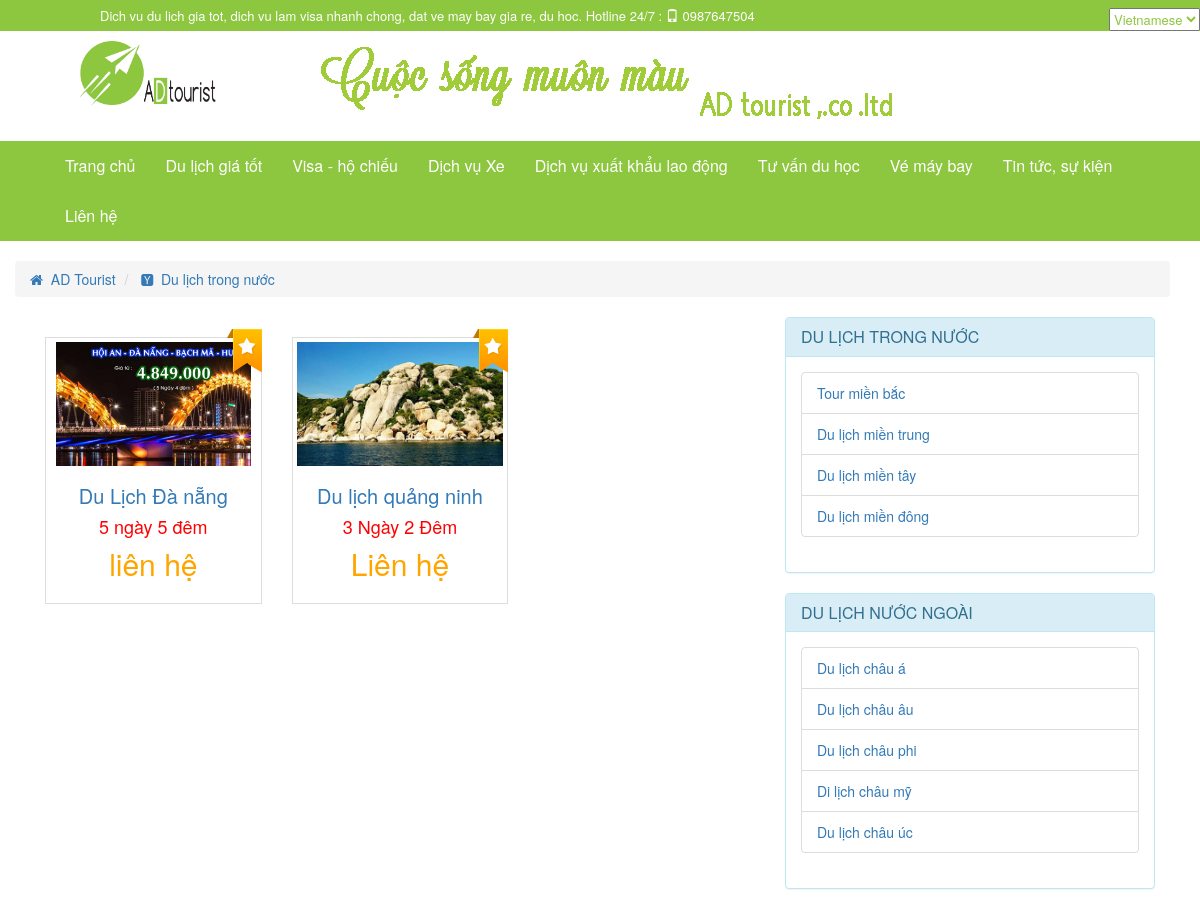
The app's page /index.php?lang=vi&controller=tour&action=country&tour_country_code=1 (upper part), older data.
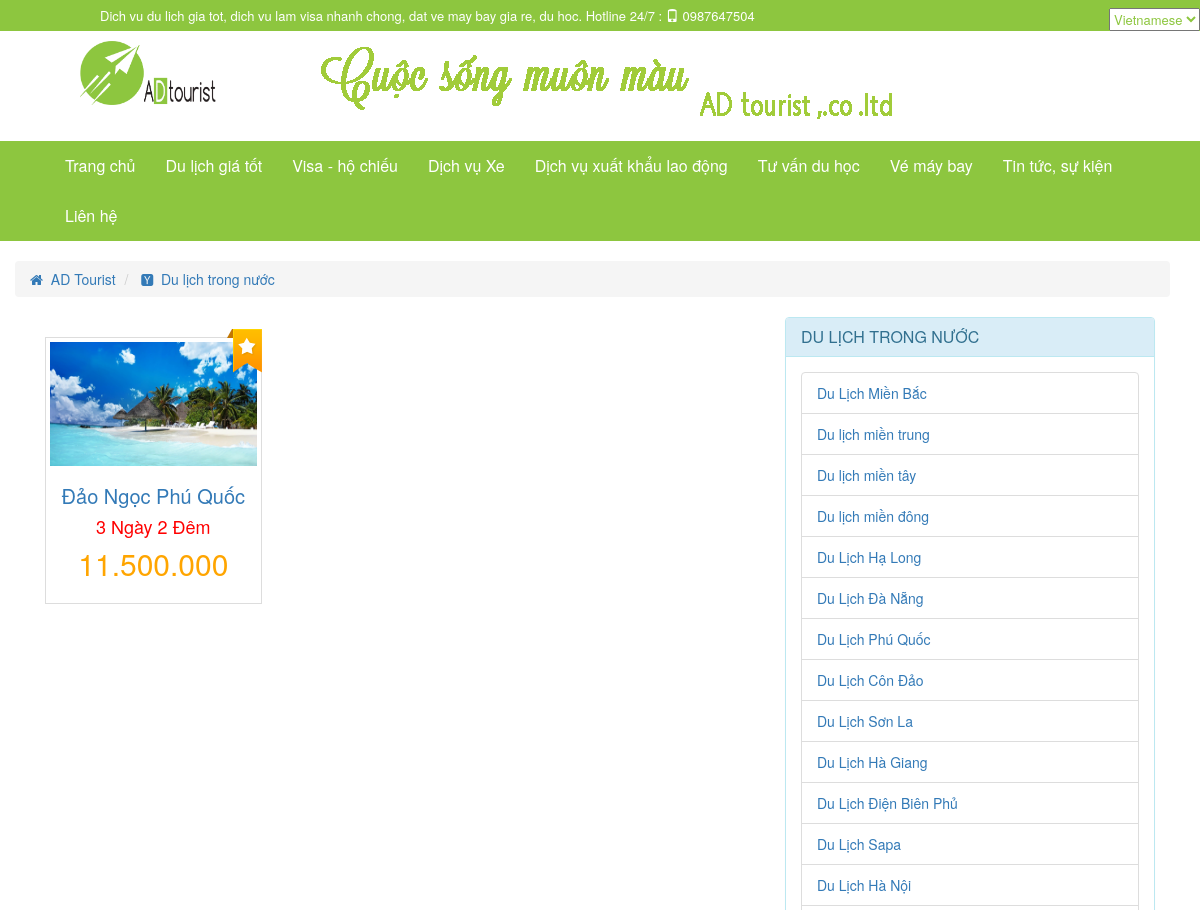
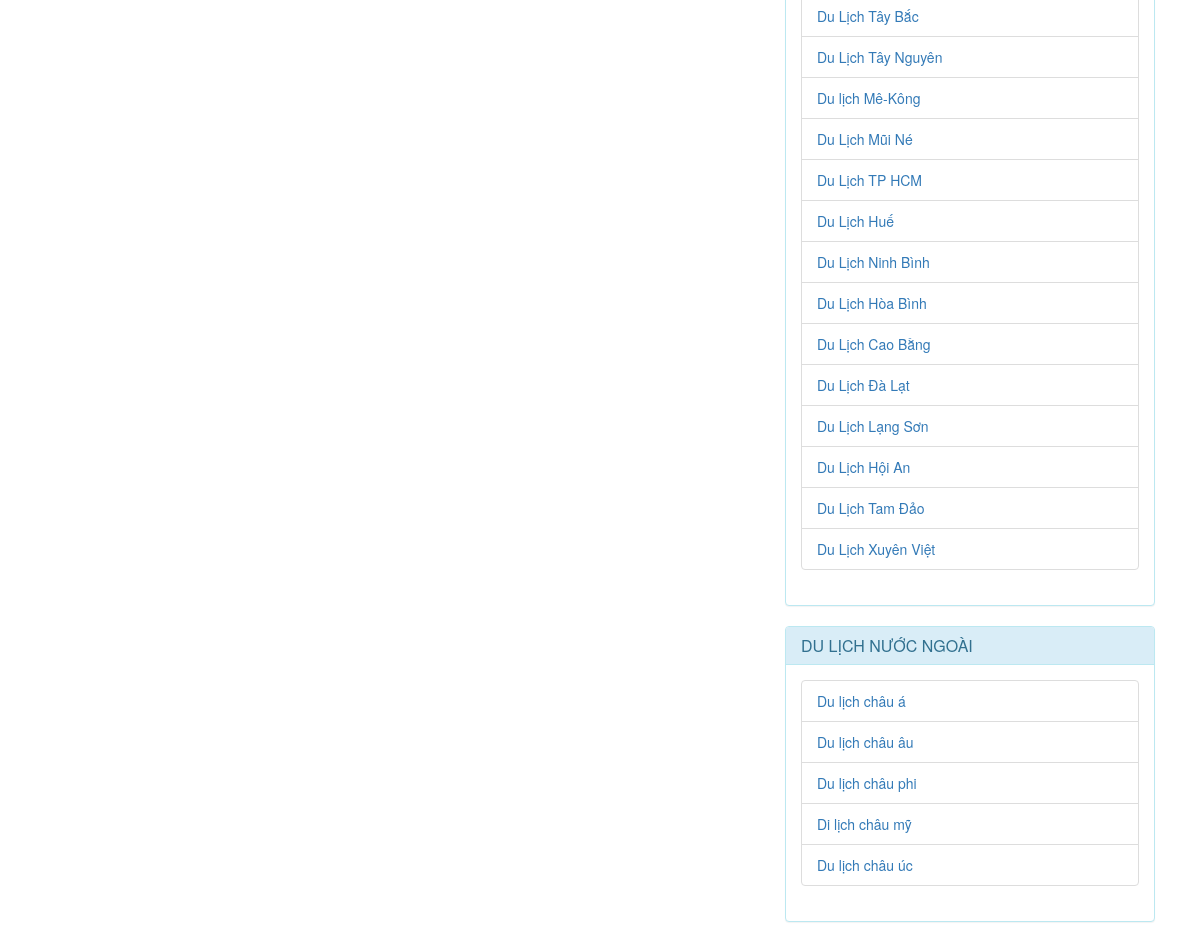
The same page, newer data (2 pictures, top to bottom).
### tables this page shows
CREATE TABLE IF NOT EXISTS `tour_content` (
  `tour_content_code` int(11) NOT NULL AUTO_INCREMENT,
  `tour_region_code` int(11) NOT NULL,
  `title` varchar(255) NOT NULL,
  `time` varchar(20) NOT NULL,
  `total_cost` varchar(255) NOT NULL,
  `content` text,
  `content_cost` text,
  `description` varchar(255) DEFAULT NULL,
  `image` varchar(100) DEFAULT NULL,
  `update_at` datetime NOT NULL,
  `create_at` datetime NOT NULL,
  `tour_country_code` int(11) NOT NULL,
  `possition` text NOT NULL,
  `image_relate` text NOT NULL,
  PRIMARY KEY (`tour_content_code`)
);

CREATE TABLE IF NOT EXISTS `tour_region` (
  `tour_region_code` int(11) NOT NULL AUTO_INCREMENT,
  `tour_region_name` varchar(255) NOT NULL,
  `tour_country_code` int(11) NOT NULL,
  PRIMARY KEY (`tour_region_code`)
);

### library/function.php (called while the page is built, shortened)
<?php
function get_lang(){
	if(isset($_GET['lang']) &&  $_GET['lang'] == 'en'){
		return 'en';
	}
	else return 'vi';
}
?>

### model/database.php (called while the page is built, shortened)
<?php
function get_all($table,$select = '*'){
	$sql = "SELECT $select FROM $table";
	$query = mysql_query($sql) or die(mysql_error());
	$data = array();
	if(mysql_num_rows($query) > 0)
	{
		while($row = mysql_fetch_assoc($query))
			$data[] = $row;
	}
	return $data;
}
function get_a_record($table, $colum, $value, $select = '*'){
	$sql = "SELECT $select FROM $table WHERE $colum = '$value'";
	$query = mysql_query($sql) or die(mysql_error());
	$data = NULL;
	if(mysql_num_rows($query) > 0 )
		$data = mysql_fetch_assoc($query);
	return $data;
}
function get_all_record($table, $colum, $value, $select = '*'){
	$sql = "SELECT $select FROM $table WHERE $colum = '$value'";
	$query = mysql_query($sql) or die(mysql_error());
	$data = array();
	if(mysql_num_rows($query) > 0 )
		while($row = mysql_fetch_assoc($query)){
			$data[] = $row;
		}
	return $data;
}
?>

### view/tour/show_tour.php (the view)
<?php require_once('layout/head.php');?>
<?php require_once('layout/header.php'); ?>
<?php require_once('layout/navigation.php'); ?>
<div class="container">
	<div class="row">
		<?php require_once(BASEPATH.'view/tour/current_position.php'); ?>
	</div>
	<div class="row">
		<div class="col-md-8">
<?php
  foreach($tour as $value):
 ?>
<div class="col-md-4 tour">
    <div class="thumbnail tour_detai2">
      <a  href='index.php?lang=<?php echo $lang ?>&amp;controller=tour&amp;action=tour_detail&amp;tour_content_code=<?php echo $value["tour_content_code"] ?>'><img class="overimg"  src=<?php echo $value['image'] ?> alt="" class="responsive-img" /></a>
            <div class="caption">
                     <h4 class="text-center tour_title">
                        <a href='index.php?lang=<?php echo $lang ?>&amp;controller=tour&amp;action=tour_detail&amp;tour_content_code=<?php echo $value["tour_content_code"] ?>'><?php echo $value['title'] ?></a>
                     </h4>
                     <h4 class="text-center tour_time">
                          <?php echo $value['time'] ?>
                     </h4>
                     <h4 class="text-center tour_cost">
                          <?php echo $value['total_cost'] ?>
                     </h4>
            </div>
    </div>
</div>
<?php endforeach ?>
</div>
		<div class="col-md-4">
			<?php require_once(BASEPATH.'view/tour/sidebar.php'); ?>
		</div>
	</div>
</div>
<?php require_once('layout/footer.php'); ?>

### index.php (shortened to what this page needs)
<?php require_once('library/function.php'); ?>
<?php require_once('model/database.php'); ?>
<?php
if(isset($_GET['controller'])) $controller = $_GET['controller'];
else $controller = 'home';
if(isset($_GET['action'])) $action = $_GET['action'];
else $action = 'index';
$file = 'controllers/'.$controller.'/'.$action.'.php';
if(file_exists($file))
{
	require($file);
}
else
	echo 'error';
 ?>

### controllers/tour/country.php (shortened to what this page needs)
<?php
	$tour_region = get_all('tour_region');
	$lang = get_lang();
	if(isset($_GET['tour_country_code'])){
		$tour_country_code = $_GET['tour_country_code'];
		$tour_country_name = get_a_record('tour_country','tour_country_code',$tour_country_code);
		$tour_country_name = $tour_country_name['tour_country_name'];
		$tour= get_all_record('tour_content','tour_country_code',$tour_country_code);
		$link = 'index.php?controller=tour&amp;action=country&amp;tour_country_code='.$tour_country_code.'lang='.$lang;
		$current_possition = array(array('name'=>$tour_country_name,'link' => $link));
		require_once(BASEPATH.'view/tour/show_tour.php');
	}
	else
		header('location: index.php?lang='.$lang);
 ?>

### layout/head.php (shortened to what this page needs)
<!DOCTYPE html>
<html>
<head>
	<link rel="stylesheet" type="text/css" href='asset/css/bootstrap.min.css' />
	<link rel="stylesheet" type="text/css" href="asset/css/font-awesome.min.css">
	<link rel="stylesheet" type="text/css" href="asset/css/flexslider.css">
	<link rel="stylesheet" type="text/css" href="asset/css/style.css" />
	<link rel="stylesheet" type="text/css" href="asset/css/contact.css" />
	<link rel="stylesheet" type="text/css" href="asset/css/footer.css" />
</head>
<body>

### layout/header.php (shortened to what this page needs)
<header>
	<div class="container-fluid top-bar-container">
		<div class="row">
       		<div class="col-md-12 col-top-bar">
           		<div class="top-bar">
                	<h1 class="top-bar-text"> Dich vu du lich gia tot, dich vu lam visa nhanh chong, dat ve may bay gia re, du hoc. Hotline 24/7 : <span><i class="glyphicon glyphicon-phone"></i>&nbsp;0987647504</span>
                		<select class="pull-right language" onchange="window.location = this.value">
                			<option <?php if(isset($_GET['lang']) && $_GET['lang'] == 'vi') echo 'selected' ?> value="index.php?controller=language&amp;lang=vi">Vietnamese</option>
                		</select>
                	</h1>
               </div>
            </div>
        </div>
		<div class="row row-logo">
			<div  class="col-md-3" >
				<div class="logo">
					<a href="index.php">
                    	<img class="img-responsive" src="asset/image/common/logo.png" alt="Logo" />
                 	</a>
                 </div>
			</div>
			<div class="col-md-9 ">
				<img class="img-responsive" src="asset/image/common/banner.png" width="600" alt="banner" />
			</div>
		</div>
	</div>
</header>

### layout/navigation.php (shortened to what this page needs)
 <nav class="navbar navbar-default">
  <div class="container-fluid">
    <div class="collapse navbar-collapse" id="bs-example-navbar-collapse-1">
      <ul class="nav navbar-nav nav-center">
        <li>
  			<a href="index.php?lang=<?php echo $lang ?>"><?php echo $lang =='en'? 'Home' : 'Trang chủ' ?></a>
        </li>
        <li class="dropdown dropdown-parrent">
          <a href="index.php?controller=tour&amp;lang=<?php echo $lang  ?>" class="dropdown-toggle disabled" data-toggle="dropdown" role="button" aria-expanded="false"><?php echo $lang =='en' ? 'Tourist good price' : 'Du lịch giá tốt' ?></a>
        </li>
        <li class="dropdown dropdown-parrent">
          <a href="index.php?lang=<?php echo $lang ?>&amp;controller=visa&amp;action=servicevisa" class="dropdown-toggle disabled" data-toggle="dropdown" role="button" aria-expanded="false"><?php echo $lang =='en'? 'Visa - Passport': 'Visa - hộ chiếu' ?></a>
        </li>
        <li>
          <a href="#" ><?php echo $lang =='en' ? 'Car service' : 'Dịch vụ Xe' ?></a>
        </li>
        <li>
          <a href="#" >Dịch vụ xuất khẩu lao động</a>
        </li>
        <li class="dropdown dropdown-parrent">
          <a href="#" class="dropdown-toggle" data-toggle="dropdown" role="button" aria-expanded="false">Tư vấn du học</a>
        </li>
        <li class="dropdown dropdown-parrent">
          <a href="#" class="dropdown-toggle" data-toggle="dropdown" role="button" aria-expanded="false">Vé máy bay</a>
        </li>
        <li class="dropdown dropdown-parrent">
          <a href="#" class="dropdown-toggle" data-toggle="dropdown" role="button" aria-expanded="false"><?php echo $lang =='en'? 'News - Events' : 'Tin tức, sự kiện' ?></a>
        </li>
        <li>
  			<a href="index.php?controller=contact&amp;lang=<?php echo $lang ?>"><?php echo $lang =='en'? 'Contact':  'Liên hệ' ?></a>
        </li>
      </ul>
    </div>
  </div>
</nav>

### view/tour/current_position.php
<ol class="breadcrumb">
        <li>
            <span itemscope itemtype="http://data-vocabulary.org/Breadcrumb">
                <a href="index.php" itemprop="url">
                    <i class="fa fa-home"></i>&nbsp;
                    <span itemprop="title">AD Tourist</span>
                </a>
            </span>
        </li>
        <?php foreach ($current_possition as $key):?>
        <li class="active">
            <span itemscope itemtype="http://data-vocabulary.org/Breadcrumb">
                <a href=<?php echo $key['link'] ?> itemprop="url">
                    <i class="fa fa-hacker-news"></i>&nbsp;
                    <span itemprop="title"><?php echo $key['name'] ?></span>
                </a>
            </span>
        </li>
    <?php endforeach ?>
</ol>

### view/tour/sidebar.php (shortened to what this page needs)
<div class="row">
	<div class="panel panel-info">
  		<div class="panel-heading incountry">
   			<h3 class="panel-title"><?php echo $lang =='en' ? 'Domestic tourism' : 'DU LỊCH TRONG NƯỚC' ?>
   			</h3>
  		</div>
  		<div class="panel-body incountry">
  			<div class="hidden-xs incountry-list">
    			<ul class="list-group">
    				<?php foreach ($tour_region as $key => $value) {
    					if ($value['tour_country_code'] == '1') {
    						echo '<li class="list-group-item"><a href="index.php?lang='.$lang.'&amp;controller=tour&amp;action=region&amp;tour_region_code='.$value['tour_region_code'].'">'.$value['tour_region_name'].'</a></li>';
    					}
    				} ?>
    			</ul>
  			</div>
  		</div>
	</div>
</div>
<div class="row">
	<div class="panel panel-info">
  		<div class="panel-heading outcountry">
   			<h3 class="panel-title"><?php echo $lang =='en' ? 'Abroad tourism' : 'DU LỊCH NƯỚC NGOÀI' ?>
   			</h3>
  		</div>
  		<div class="panel-body outcountry">
 			<div class="hidden-xs outcountry-list">
    			<ul class="list-group">
   				<?php foreach ($tour_region as $key => $value) {
    					if ($value['tour_country_code'] == '2') {
    						echo '<li class="list-group-item"><a href="index.php?lang='.$lang.'&amp;controller=tour&amp;action=region&amp;tour_region_code='.$value['tour_region_code'].'">'.$value['tour_region_name'].'</a></li>';
    					}
    				} ?>
    			</ul>
  			</div>
  		</div>
	</div>
</div>

### layout/footer.php (shortened to what this page needs)
</body>

### asset/css/style.css (style rules this page uses)
.top-bar-container { padding-right: 0px !important; padding-left: 0px !important; }
.top-bar { background-color: #8dc63f; }
.row { margin-right: 0px; }
.col-top-bar { padding-right: 0px; }
.top-bar-text { font-size: 13px; margin-top: 0px !important; padding: 8px 0px 8px 100px; color: white; }
.logo { margin-left: 80px; }
.logo img { max-width: 70% !important; }
nav { margin-top: 20px; font-size: 16px; }
.nav-center li a { color: gray; font-size: 16px; padding-bottom: 15px; }
.navbar-default .navbar-nav>li>a { color: white; }
.navbar-default { background-color: #8dc63f; border-color: #8dc63f; }
.navbar { border: 0px solid transparent !important; border-radius: 0px; }
.nav-center { padding-left: 20px; }
.tour_title { font-size: 20px; }
.tour_time { color: red; }
.tour_cost { color: orange; font-size: 30px; }
.thumbnail { border-radius: 0px; }
.tour { padding-top: 20px; }
.tour_detail > a > img, .tour_detai2 > a > img { height: 124px; }
.tour_detai2::after { content: " "; background: url("../image/common/label.png") top center no-repeat; width: 35px; height: 44px; position: absolute; top: 12px; right: 15px; }
.language { color: #8dc63f; }

Row changes from the older to the newer data that the page shows:
removed tour_content: image (picture), title "Du Lịch Đà nẵng", time "5 ngày 5 đêm", total_cost "liên hệ"
removed tour_content: image (picture), title "Du lịch quảng ninh", time "3 Ngày 2 Đêm", total_cost "Liên hệ"
added tour_content: image (picture), title "Đảo Ngọc Phú Quốc", time "3 Ngày 2 Đêm", total_cost "11.500.000"
changed tour_region: tour_region_name "Tour miền bắc" → "Du Lịch Miền Bắc"
added tour_region: tour_region_name "Du Lịch Hạ Long", shown under "DU LỊCH TRONG NƯỚC"
added tour_region: tour_region_name "Du Lịch Đà Nẵng", shown under "DU LỊCH TRONG NƯỚC"
added tour_region: tour_region_name "Du Lịch Phú Quốc", shown under "DU LỊCH TRONG NƯỚC"
added tour_region: tour_region_name "Du Lịch Côn Đảo", shown under "DU LỊCH TRONG NƯỚC"
added tour_region: tour_region_name "Du Lịch Sơn La", shown under "DU LỊCH TRONG NƯỚC"
added tour_region: tour_region_name "Du Lịch Hà Giang", shown under "DU LỊCH TRONG NƯỚC"
added tour_region: tour_region_name "Du Lịch Điện Biên Phủ", shown under "DU LỊCH TRONG NƯỚC"
added tour_region: tour_region_name "Du Lịch Sapa", shown under "DU LỊCH TRONG NƯỚC"
added tour_region: tour_region_name "Du Lịch Hà Nội", shown under "DU LỊCH TRONG NƯỚC"
added tour_region: tour_region_name "Du Lịch Tây Bắc", shown under "DU LỊCH TRONG NƯỚC"
added tour_region: tour_region_name "Du Lịch Tây Nguyên", shown under "DU LỊCH TRONG NƯỚC"
added tour_region: tour_region_name "Du lịch Mê-Kông", shown under "DU LỊCH TRONG NƯỚC"
added tour_region: tour_region_name "Du Lịch Mũi Né", shown under "DU LỊCH TRONG NƯỚC"
added tour_region: tour_region_name "Du Lịch TP HCM", shown under "DU LỊCH TRONG NƯỚC"
added tour_region: tour_region_name "Du Lịch Huế", shown under "DU LỊCH TRONG NƯỚC"
added tour_region: tour_region_name "Du Lịch Ninh Bình", shown under "DU LỊCH TRONG NƯỚC"
added tour_region: tour_region_name "Du Lịch Hòa Bình", shown under "DU LỊCH TRONG NƯỚC"
added tour_region: tour_region_name "Du Lịch Cao Bằng", shown under "DU LỊCH TRONG NƯỚC"
added tour_region: tour_region_name "Du Lịch Đà Lạt", shown under "DU LỊCH TRONG NƯỚC"
added tour_region: tour_region_name "Du Lịch Lạng Sơn", shown under "DU LỊCH TRONG NƯỚC"
added tour_region: tour_region_name "Du Lịch Hội An", shown under "DU LỊCH TRONG NƯỚC"
added tour_region: tour_region_name "Du Lịch Tam Đảo", shown under "DU LỊCH TRONG NƯỚC"
added tour_region: tour_region_name "Du Lịch Xuyên Việt", shown under "DU LỊCH TRONG NƯỚC"
